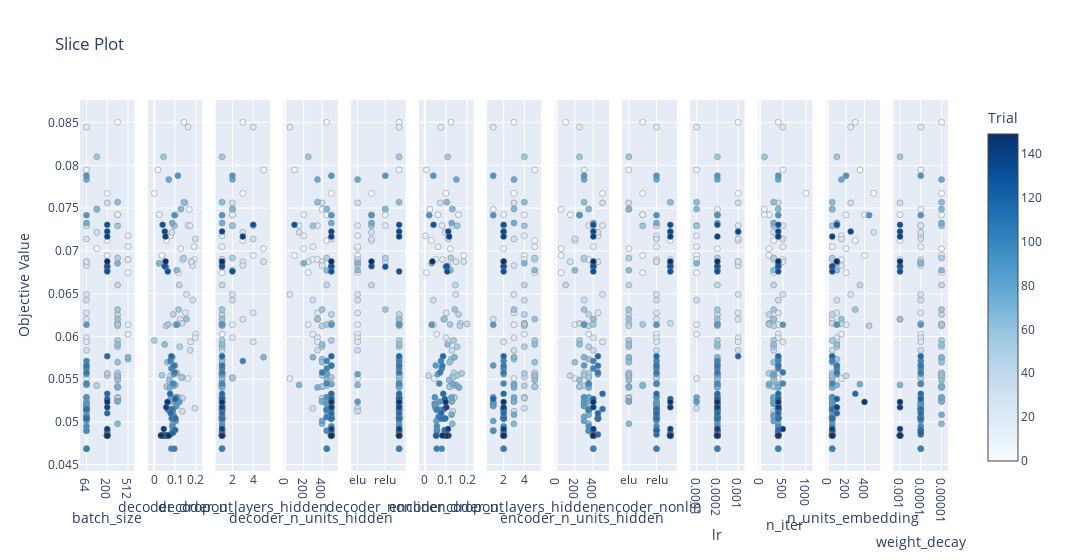
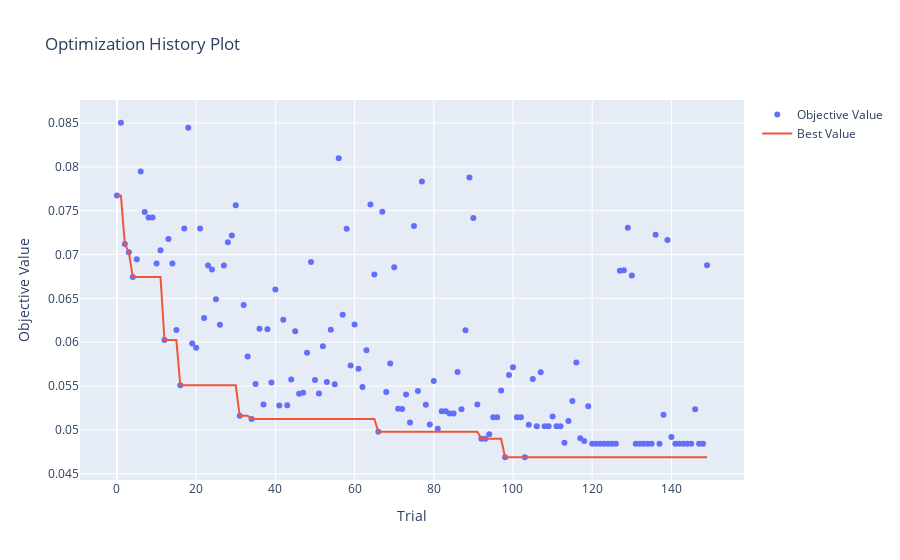

Here is the notebook cell these charts were saved with, in order:
### Code cell
print('---------------------- Surv-VAE ----------------------')
fig = plot_slice(study_dict_survkm["Surv-VAE"])
fig.show()

fig = plot_optimization_history(study_dict_survkm["Surv-VAE"])
fig.show()

### Figure 1 — Plotly figure (JSON) as saved in the notebook; plotly's stock layout.template omitted (floating-point values rounded to 4 significant figures; data arrays with more than 128 entries replaced by an {"elided": "..."} marker saying what was removed)
{"data": [{"marker": {"color": {"elided": "150 int values"}, "colorbar": {"title": {"text": "Trial"}, "x": 1, "xpad": 40}, "colorscale": [[0, "rgb(247,251,255)"], [0.125, "rgb(222,235,247)"], [0.25, "rgb(198,219,239)"], [0.375, "rgb(158,202,225)"], [0.5, "rgb(107,174,214)"], [0.625, "rgb(66,146,198)"], [0.75, "rgb(33,113,181)"], [0.875, "rgb(8,81,156)"], [1, "rgb(8,48,107)"]], "line": {"color": "Grey", "width": 0.5}, "showscale": true}, "mode": "markers", "name": "Feasible Trial", "showlegend": false, "type": "scatter", "x": {"elided": "150 int values"}, "xaxis": "x", "y": {"elided": "150 float values"}, "yaxis": "y"}, {"marker": {"color": {"elided": "150 int values"}, "colorbar": {"title": {"text": "Trial"}, "x": 1, "xpad": 40}, "colorscale": [[0, "rgb(247,251,255)"], [0.125, "rgb(222,235,247)"], [0.25, "rgb(198,219,239)"], [0.375, "rgb(158,202,225)"], [0.5, "rgb(107,174,214)"], [0.625, "rgb(66,146,198)"], [0.75, "rgb(33,113,181)"], [0.875, "rgb(8,81,156)"], [1, "rgb(8,48,107)"]], "line": {"color": "Grey", "width": 0.5}, "showscale": false}, "mode": "markers", "name": "Feasible Trial", "showlegend": false, "type": "scatter", "x": {"elided": "150 float values"}, "xaxis": "x2", "y": {"elided": "150 float values"}, "yaxis": "y2"}, {"marker": {"color": {"elided": "150 int values"}, "colorbar": {"title": {"text": "Trial"}, "x": 1, "xpad": 40}, "colorscale": [[0, "rgb(247,251,255)"], [0.125, "rgb(222,235,247)"], [0.25, "rgb(198,219,239)"], [0.375, "rgb(158,202,225)"], [0.5, "rgb(107,174,214)"], [0.625, "rgb(66,146,198)"], [0.75, "rgb(33,113,181)"], [0.875, "rgb(8,81,156)"], [1, "rgb(8,48,107)"]], "line": {"color": "Grey", "width": 0.5}, "showscale": false}, "mode": "markers", "name": "Feasible Trial", "showlegend": false, "type": "scatter", "x": {"elided": "150 int values"}, "xaxis": "x3", "y": {"elided": "150 float values"}, "yaxis": "y3"}, {"marker": {"color": {"elided": "150 int values"}, "colorbar": {"title": {"text": "Trial"}, "x": 1, "xpad": 40}, "colorscale": [[0, "rgb(247,251,255)"], [0.125, "rgb(222,235,247)"], [0.25, "rgb(198,219,239)"], [0.375, "rgb(158,202,225)"], [0.5, "rgb(107,174,214)"], [0.625, "rgb(66,146,198)"], [0.75, "rgb(33,113,181)"], [0.875, "rgb(8,81,156)"], [1, "rgb(8,48,107)"]], "line": {"color": "Grey", "width": 0.5}, "showscale": false}, "mode": "markers", "name": "Feasible Trial", "showlegend": false, "type": "scatter", "x": {"elided": "150 int values"}, "xaxis": "x4", "y": {"elided": "150 float values"}, "yaxis": "y4"}, {"marker": {"color": {"elided": "150 int values"}, "colorbar": {"title": {"text": "Trial"}, "x": 1, "xpad": 40}, "colorscale": [[0, "rgb(247,251,255)"], [0.125, "rgb(222,235,247)"], [0.25, "rgb(198,219,239)"], [0.375, "rgb(158,202,225)"], [0.5, "rgb(107,174,214)"], [0.625, "rgb(66,146,198)"], [0.75, "rgb(33,113,181)"], [0.875, "rgb(8,81,156)"], [1, "rgb(8,48,107)"]], "line": {"color": "Grey", "width": 0.5}, "showscale": false}, "mode": "markers", "name": "Feasible Trial", "showlegend": false, "type": "scatter", "x": {"elided": "150 str values"}, "xaxis": "x5", "y": {"elided": "150 float values"}, "yaxis": "y5"}, {"marker": {"color": {"elided": "150 int values"}, "colorbar": {"title": {"text": "Trial"}, "x": 1, "xpad": 40}, "colorscale": [[0, "rgb(247,251,255)"], [0.125, "rgb(222,235,247)"], [0.25, "rgb(198,219,239)"], [0.375, "rgb(158,202,225)"], [0.5, "rgb(107,174,214)"], [0.625, "rgb(66,146,198)"], [0.75, "rgb(33,113,181)"], [0.875, "rgb(8,81,156)"], [1, "rgb(8,48,107)"]], "line": {"color": "Grey", "width": 0.5}, "showscale": false}, "mode": "markers", "name": "Feasible Trial", "showlegend": false, "type": "scatter", "x": {"elided": "150 float values"}, "xaxis": "x6", "y": {"elided": "150 float values"}, "yaxis": "y6"}, {"marker": {"color": {"elided": "150 int values"}, "colorbar": {"title": {"text": "Trial"}, "x": 1, "xpad": 40}, "colorscale": [[0, "rgb(247,251,255)"], [0.125, "rgb(222,235,247)"], [0.25, "rgb(198,219,239)"], [0.375, "rgb(158,202,225)"], [0.5, "rgb(107,174,214)"], [0.625, "rgb(66,146,198)"], [0.75, "rgb(33,113,181)"], [0.875, "rgb(8,81,156)"], [1, "rgb(8,48,107)"]], "line": {"color": "Grey", "width": 0.5}, "showscale": false}, "mode": "markers", "name": "Feasible Trial", "showlegend": false, "type": "scatter", "x": {"elided": "150 int values"}, "xaxis": "x7", "y": {"elided": "150 float values"}, "yaxis": "y7"}, {"marker": {"color": {"elided": "150 int values"}, "colorbar": {"title": {"text": "Trial"}, "x": 1, "xpad": 40}, "colorscale": [[0, "rgb(247,251,255)"], [0.125, "rgb(222,235,247)"], [0.25, "rgb(198,219,239)"], [0.375, "rgb(158,202,225)"], [0.5, "rgb(107,174,214)"], [0.625, "rgb(66,146,198)"], [0.75, "rgb(33,113,181)"], [0.875, "rgb(8,81,156)"], [1, "rgb(8,48,107)"]], "line": {"color": "Grey", "width": 0.5}, "showscale": false}, "mode": "markers", "name": "Feasible Trial", "showlegend": false, "type": "scatter", "x": {"elided": "150 int values"}, "xaxis": "x8", "y": {"elided": "150 float values"}, "yaxis": "y8"}, {"marker": {"color": {"elided": "150 int values"}, "colorbar": {"title": {"text": "Trial"}, "x": 1, "xpad": 40}, "colorscale": [[0, "rgb(247,251,255)"], [0.125, "rgb(222,235,247)"], [0.25, "rgb(198,219,239)"], [0.375, "rgb(158,202,225)"], [0.5, "rgb(107,174,214)"], [0.625, "rgb(66,146,198)"], [0.75, "rgb(33,113,181)"], [0.875, "rgb(8,81,156)"], [1, "rgb(8,48,107)"]], "line": {"color": "Grey", "width": 0.5}, "showscale": false}, "mode": "markers", "name": "Feasible Trial", "showlegend": false, "type": "scatter", "x": {"elided": "150 str values"}, "xaxis": "x9", "y": {"elided": "150 float values"}, "yaxis": "y9"}, {"marker": {"color": {"elided": "150 int values"}, "colorbar": {"title": {"text": "Trial"}, "x": 1, "xpad": 40}, "colorscale": [[0, "rgb(247,251,255)"], [0.125, "rgb(222,235,247)"], [0.25, "rgb(198,219,239)"], [0.375, "rgb(158,202,225)"], [0.5, "rgb(107,174,214)"], [0.625, "rgb(66,146,198)"], [0.75, "rgb(33,113,181)"], [0.875, "rgb(8,81,156)"], [1, "rgb(8,48,107)"]], "line": {"color": "Grey", "width": 0.5}, "showscale": false}, "mode": "markers", "name": "Feasible Trial", "showlegend": false, "type": "scatter", "x": {"elided": "150 float values"}, "xaxis": "x10", "y": {"elided": "150 float values"}, "yaxis": "y10"}, {"marker": {"color": {"elided": "150 int values"}, "colorbar": {"title": {"text": "Trial"}, "x": 1, "xpad": 40}, "colorscale": [[0, "rgb(247,251,255)"], [0.125, "rgb(222,235,247)"], [0.25, "rgb(198,219,239)"], [0.375, "rgb(158,202,225)"], [0.5, "rgb(107,174,214)"], [0.625, "rgb(66,146,198)"], [0.75, "rgb(33,113,181)"], [0.875, "rgb(8,81,156)"], [1, "rgb(8,48,107)"]], "line": {"color": "Grey", "width": 0.5}, "showscale": false}, "mode": "markers", "name": "Feasible Trial", "showlegend": false, "type": "scatter", "x": {"elided": "150 int values"}, "xaxis": "x11", "y": {"elided": "150 float values"}, "yaxis": "y11"}, {"marker": {"color": {"elided": "150 int values"}, "colorbar": {"title": {"text": "Trial"}, "x": 1, "xpad": 40}, "colorscale": [[0, "rgb(247,251,255)"], [0.125, "rgb(222,235,247)"], [0.25, "rgb(198,219,239)"], [0.375, "rgb(158,202,225)"], [0.5, "rgb(107,174,214)"], [0.625, "rgb(66,146,198)"], [0.75, "rgb(33,113,181)"], [0.875, "rgb(8,81,156)"], [1, "rgb(8,48,107)"]], "line": {"color": "Grey", "width": 0.5}, "showscale": false}, "mode": "markers", "name": "Feasible Trial", "showlegend": false, "type": "scatter", "x": {"elided": "150 int values"}, "xaxis": "x12", "y": {"elided": "150 float values"}, "yaxis": "y12"}, {"marker": {"color": {"elided": "150 int values"}, "colorbar": {"title": {"text": "Trial"}, "x": 1, "xpad": 40}, "colorscale": [[0, "rgb(247,251,255)"], [0.125, "rgb(222,235,247)"], [0.25, "rgb(198,219,239)"], [0.375, "rgb(158,202,225)"], [0.5, "rgb(107,174,214)"], [0.625, "rgb(66,146,198)"], [0.75, "rgb(33,113,181)"], [0.875, "rgb(8,81,156)"], [1, "rgb(8,48,107)"]], "line": {"color": "Grey", "width": 0.5}, "showscale": false}, "mode": "markers", "name": "Feasible Trial", "showlegend": false, "type": "scatter", "x": {"elided": "150 float values"}, "xaxis": "x13", "y": {"elided": "150 float values"}, "yaxis": "y13"}], "layout": {"title": {"text": "Slice Plot"}, "width": 3900, "xaxis": {"anchor": "y", "categoryarray": [64, 128, 200, 256, 512], "categoryorder": "array", "domain": [0, 0.06272], "title": {"text": "batch_size"}, "type": "category"}, "xaxis10": {"anchor": "y10", "categoryarray": [0.0001, 0.0002, 0.001], "categoryorder": "array", "domain": [0.703, 0.7657], "title": {"text": "lr"}, "type": "category"}, "xaxis11": {"anchor": "y11", "domain": [0.7811, 0.8438], "title": {"text": "n_iter"}}, "xaxis12": {"anchor": "y12", "domain": [0.8592, 0.9219], "title": {"text": "n_units_embedding"}}, "xaxis13": {"anchor": "y13", "categoryarray": [0.001, 0.0001, 1e-05], "categoryorder": "array", "domain": [0.9373, 1.0], "title": {"text": "weight_decay"}, "type": "category"}, "xaxis2": {"anchor": "y2", "domain": [0.07811, 0.1408], "title": {"text": "decoder_dropout"}}, "xaxis3": {"anchor": "y3", "domain": [0.1562, 0.2189], "title": {"text": "decoder_n_layers_hidden"}}, "xaxis4": {"anchor": "y4", "domain": [0.2343, 0.297], "title": {"text": "decoder_n_units_hidden"}}, "xaxis5": {"anchor": "y5", "categoryarray": ["elu", "leaky_relu", "relu", "tanh"], "categoryorder": "array", "domain": [0.3124, 0.3751], "title": {"text": "decoder_nonlin"}, "type": "category"}, "xaxis6": {"anchor": "y6", "domain": [0.3905, 0.4533], "title": {"text": "encoder_dropout"}}, "xaxis7": {"anchor": "y7", "domain": [0.4686, 0.5314], "title": {"text": "encoder_n_layers_hidden"}}, "xaxis8": {"anchor": "y8", "domain": [0.5467, 0.6095], "title": {"text": "encoder_n_units_hidden"}}, "xaxis9": {"anchor": "y9", "categoryarray": ["elu", "leaky_relu", "relu", "tanh"], "categoryorder": "array", "domain": [0.6249, 0.6876], "title": {"text": "encoder_nonlin"}, "type": "category"}, "yaxis": {"anchor": "x", "domain": [0, 1], "title": {"text": "Objective Value"}}, "yaxis10": {"anchor": "x10", "domain": [0, 1], "matches": "y", "showticklabels": false}, "yaxis11": {"anchor": "x11", "domain": [0, 1], "matches": "y", "showticklabels": false}, "yaxis12": {"anchor": "x12", "domain": [0, 1], "matches": "y", "showticklabels": false}, "yaxis13": {"anchor": "x13", "domain": [0, 1], "matches": "y", "showticklabels": false}, "yaxis2": {"anchor": "x2", "domain": [0, 1], "matches": "y", "showticklabels": false}, "yaxis3": {"anchor": "x3", "domain": [0, 1], "matches": "y", "showticklabels": false}, "yaxis4": {"anchor": "x4", "domain": [0, 1], "matches": "y", "showticklabels": false}, "yaxis5": {"anchor": "x5", "domain": [0, 1], "matches": "y", "showticklabels": false}, "yaxis6": {"anchor": "x6", "domain": [0, 1], "matches": "y", "showticklabels": false}, "yaxis7": {"anchor": "x7", "domain": [0, 1], "matches": "y", "showticklabels": false}, "yaxis8": {"anchor": "x8", "domain": [0, 1], "matches": "y", "showticklabels": false}, "yaxis9": {"anchor": "x9", "domain": [0, 1], "matches": "y", "showticklabels": false}}}

### Figure 2 — Plotly figure (JSON) as saved in the notebook; plotly's stock layout.template omitted (floating-point values rounded to 4 significant figures; data arrays with more than 128 entries replaced by an {"elided": "..."} marker saying what was removed)
{"data": [{"mode": "markers", "name": "Objective Value", "type": "scatter", "x": {"elided": "150 int values"}, "y": {"elided": "150 float values"}}, {"mode": "lines", "name": "Best Value", "type": "scatter", "x": {"elided": "150 int values"}, "y": {"elided": "150 float values"}}, {"marker": {"color": "#cccccc"}, "mode": "markers", "name": "Infeasible Trial", "showlegend": false, "type": "scatter", "x": [], "y": []}], "layout": {"title": {"text": "Optimization History Plot"}, "xaxis": {"title": {"text": "Trial"}}, "yaxis": {"title": {"text": "Objective Value"}}}}
